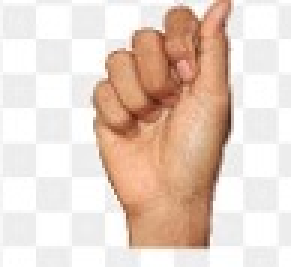
#> input picture 1.jpg, 97 x 89 px (shown 3 times larger)
$ python -i contour_function.py   (imports and definitions only)
#> lines starting #> are read from the running program, lines starting #| are printed output that depends on the picture; after the words box and inside, x2 and y2 are one past the last pixel; in counts of white or black regions, pixels touching at a corner belong together
#> further down, picture is the input picture: shape (89, 97, 3); mean B, G, R 199.6, 211.5, 230.8
import cv2
import numpy as np

# C:\\Users\\khan\\Downloads\\Compressed\\E\\any.jpg
# C:\\Users\\khan\\Desktop\\cv2_practise\\khan.


# [10 lines left out: function image_load, not called in this run]

def contour_func(image):
    if image is None:
        print("No image provided for contouring.")
        return [], None

    gray = cv2.cvtColor(image, cv2.COLOR_BGR2GRAY)
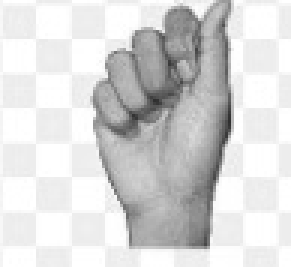
#> gray: shape (89, 97) (shown 3 times larger); min 47, max 255, mean 215.9
    _, thresh = cv2.threshold(gray, 100, 255, cv2.THRESH_BINARY)
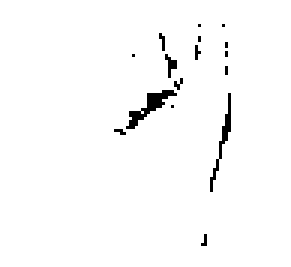
#> thresh: shape (89, 97) (shown 3 times larger); 98% white; black in thin lines or dots, all inside (x1, y1, x2, y2) = (38, 8, 77, 82)
    contours, hierarchy = cv2.findContours(
        thresh, cv2.RETR_TREE, cv2.CHAIN_APPROX_SIMPLE
    )
#> contours = 19 contours, 14 with area under 20; largest, box (x1, y1, x2, y2) and area: (0, 0, 97, 89) 8448, (41, 29, 60, 44) 90, (72, 30, 78, 54) 56, (69, 52, 74, 65) 24, (54, 17, 60, 27) 24

    drawing = image.copy()
    cv2.drawContours(drawing, contours, -1, (0, 255, 0), 3)
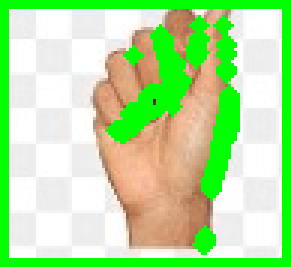
#> drawing: shape (89, 97, 3) (shown 3 times larger); mean B, G, R 157.7, 226.6, 180.2
    cv2.imshow('Contours', drawing)
    cv2.waitKey(0)
    cv2.destroyAllWindows()
    return contours, hierarchy


# [36 lines left out: functions shap_detection, save_image, not called in this run]


image = None
contours = None

# [27 lines not run here, left out]

>>> import cv2
>>> picture = cv2.imread('../1.jpg')
>>> result = contour_func(picture)
#> result has the same summary as contours in contour_func
